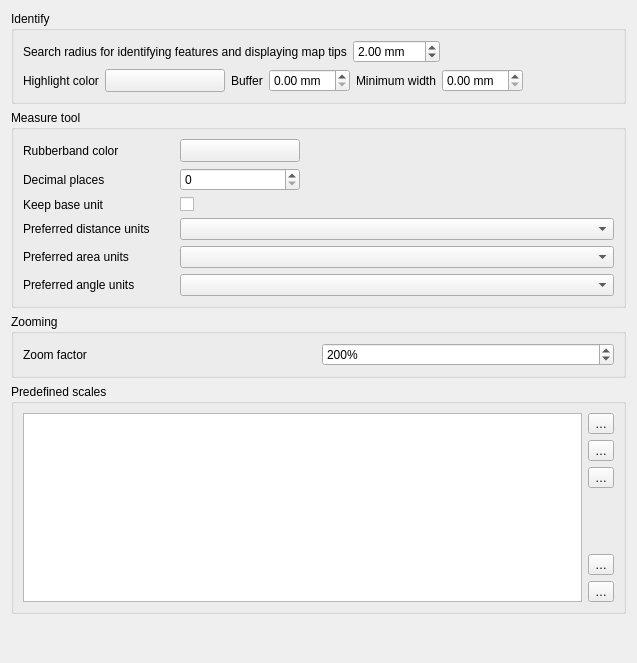
             <widget class="QWidget" name="mOptionsScrollAreaContents_05">
              <property name="geometry">
               <rect>
                <x>0</x>
                <y>0</y>
                <width>637</width>
                <height>663</height>
               </rect>
              </property>
              <layout class="QVBoxLayout" name="verticalLayout_30">
               <item>
                <widget class="QgsCollapsibleGroupBox" name="mIdentifyGroupBox">
                 <property name="title">
                  <string>Identify</string>
                 </property>
                 <layout class="QVBoxLayout" name="verticalLayout_37">
                  <item>
                   <layout class="QHBoxLayout" name="mIdentifyRadiusHorizontalLayout">
                    <item>
                     <widget class="QLabel" name="textLabel1_3">
                      <property name="text">
                       <string>Search radius for identifying features and displaying map tips</string>
                      </property>
                     </widget>
                    </item>
                    <item>
                     <widget class="QDoubleSpinBox" name="spinBoxIdentifyValue">
                      <property name="suffix">
                       <string> mm</string>
                      </property>
                      <property name="maximum">
                       <double>100.000000000000000</double>
                      </property>
                      <property name="singleStep">
                       <double>1.000000000000000</double>
                      </property>
                      <property name="value">
                       <double>2.000000000000000</double>
                      </property>
                     </widget>
                    </item>
                    <item>
                     <spacer name="horizontalSpacer_44">
                      <property name="orientation">
                       <enum>Qt::Horizontal</enum>
                      </property>
                      <property name="sizeHint" stdset="0">
                       <size>
                        <width>40</width>
                        <height>20</height>
                       </size>
                      </property>
                     </spacer>
                    </item>
                   </layout>
                  </item>
                  <item>
                   <layout class="QHBoxLayout" name="mIdentifyHighlightHorizontalLayout">
                    <item>
                     <widget class="QLabel" name="mIdentifyHighlighColorLabel">
                      <property name="text">
                       <string>Highlight color</string>
                      </property>
                     </widget>
                    </item>
                    <item>
                     <widget class="QgsColorButton" name="mIdentifyHighlightColorButton">
                      <property name="sizePolicy">
                       <sizepolicy hsizetype="Fixed" vsizetype="Fixed">
                        <horstretch>0</horstretch>
                        <verstretch>0</verstretch>
                       </sizepolicy>
                      </property>
                      <property name="minimumSize">
                       <size>
                        <width>120</width>
                        <height>0</height>
                       </size>
                      </property>
                      <property name="maximumSize">
                       <size>
                        <width>120</width>
                        <height>16777215</height>
                       </size>
                      </property>
                      <property name="toolTip">
                       <string>&lt;html&gt;&lt;head/&gt;&lt;body&gt;&lt;p&gt;The color used to highlight identified feature. The alpha channel is only used for polygons fill, lines and outlines are fully opaque.&lt;/p&gt;&lt;/body&gt;&lt;/html&gt;</string>
                      </property>
                      <property name="text">
                       <string/>
                      </property>
                     </widget>
                    </item>
                    <item>
                     <widget class="QLabel" name="mIdentifyHighlightBufferLabel">
                      <property name="toolTip">
                       <string/>
                      </property>
                      <property name="text">
                       <string>Buffer</string>
                      </property>
                     </widget>
                    </item>
                    <item>
                     <widget class="QDoubleSpinBox" name="mIdentifyHighlightBufferSpinBox">
                      <property name="toolTip">
                       <string>Lines / outlines buffer in millimeters.</string>
                      </property>
                      <property name="suffix">
                       <string> mm</string>
                      </property>
                     </widget>
                    </item>
                    <item>
                     <widget class="QLabel" name="mIdentifyHighlightMinWidthLabel">
                      <property name="toolTip">
                       <string/>
                      </property>
                      <property name="text">
                       <string>Minimum width</string>
                      </property>
                     </widget>
                    </item>
                    <item>
                     <widget class="QDoubleSpinBox" name="mIdentifyHighlightMinWidthSpinBox">
                      <property name="toolTip">
                       <string>Minimum line / stroke width in millimeters.</string>
                      </property>
                      <property name="suffix">
                       <string> mm</string>
                      </property>
                     </widget>
                    </item>
                    <item>
                     <spacer name="horizontalSpacer_45">
                      <property name="orientation">
                       <enum>Qt::Horizontal</enum>
                      </property>
                      <property name="sizeHint" stdset="0">
                       <size>
                        <width>40</width>
                        <height>20</height>
                       </size>
                      </property>
                     </spacer>
                    </item>
                   </layout>
                  </item>
                 </layout>
                </widget>
               </item>
               <item>
                <widget class="QgsCollapsibleGroupBox" name="groupBox_6">
                 <property name="title">
                  <string>Measure tool</string>
                 </property>
                 <layout class="QGridLayout" name="gridLayout_21">
                  <item row="3" column="0">
                   <widget class="QLabel" name="textLabel1_11">
                    <property name="text">
                     <string>Preferred distance units</string>
                    </property>
                   </widget>
                  </item>
                  <item row="4" column="1" colspan="3">
                   <widget class="QComboBox" name="mAreaUnitsComboBox"/>
                  </item>
                  <item row="3" column="1" colspan="3">
                   <widget class="QComboBox" name="mDistanceUnitsComboBox"/>
                  </item>
                  <item row="2" column="0">
                   <widget class="QLabel" name="label_13">
                    <property name="toolTip">
                     <string>If unchecked large numbers will be converted from m. to km. and from ft. to miles</string>
                    </property>
                    <property name="text">
                     <string>Keep base unit</string>
                    </property>
                   </widget>
                  </item>
                  <item row="1" column="1">
                   <widget class="QSpinBox" name="mDecimalPlacesSpinBox"/>
                  </item>
                  <item row="1" column="0">
                   <widget class="QLabel" name="label_12">
                    <property name="text">
                     <string>Decimal places</string>
                    </property>
                   </widget>
                  </item>
                  <item row="0" column="0">
                   <widget class="QLabel" name="textLabel1_10">
                    <property name="text">
                     <string>Rubberband color</string>
                    </property>
                   </widget>
                  </item>
                  <item row="0" column="2" colspan="2">
                   <spacer>
                    <property name="orientation">
                     <enum>Qt::Horizontal</enum>
                    </property>
                    <property name="sizeHint" stdset="0">
                     <size>
                      <width>191</width>
                      <height>20</height>
                     </size>
                    </property>
                   </spacer>
                  </item>
                  <item row="4" column="0">
                   <widget class="QLabel" name="textLabel1_14">
                    <property name="text">
                     <string>Preferred area units</string>
                    </property>
                   </widget>
                  </item>
                  <item row="2" column="1">
                   <widget class="QCheckBox" name="mKeepBaseUnitCheckBox">
                    <property name="text">
                     <string/>
                    </property>
                   </widget>
                  </item>
                  <item row="5" column="0">
                   <widget class="QLabel" name="mAngleUnitsLabel">
                    <property name="text">
                     <string>Preferred angle units</string>
                    </property>
                   </widget>
                  </item>
                  <item row="5" column="1" colspan="3">
                   <widget class="QComboBox" name="mAngleUnitsComboBox"/>
                  </item>
                  <item row="0" column="1">
                   <widget class="QgsColorButton" name="pbnMeasureColor">
                    <property name="sizePolicy">
                     <sizepolicy hsizetype="Fixed" vsizetype="Fixed">
                      <horstretch>0</horstretch>
                      <verstretch>0</verstretch>
                     </sizepolicy>
                    </property>
                    <property name="minimumSize">
                     <size>
                      <width>120</width>
                      <height>0</height>
                     </size>
                    </property>
                    <property name="maximumSize">
                     <size>
                      <width>120</width>
                      <height>16777215</height>
                     </size>
                    </property>
                    <property name="text">
                     <string/>
                    </property>
                   </widget>
                  </item>
                 </layout>
                </widget>
               </item>
               <item>
                <widget class="QgsCollapsibleGroupBox" name="groupBox_10">
                 <property name="title">
                  <string>Zooming</string>
                 </property>
                 <layout class="QGridLayout" name="_8">
                  <item row="0" column="0">
                   <widget class="QLabel" name="label_3">
                    <property name="text">
                     <string>Zoom factor</string>
                    </property>
                   </widget>
                  </item>
                  <item row="0" column="1">
                   <widget class="QgsSpinBox" name="spinZoomFactor">
                    <property name="toolTip">
                     <string>Specifies the change in zoom level with each move of the mouse wheel.
The bigger the number, the faster zooming with the mouse wheel will be.</string>
                    </property>
                    <property name="suffix">
                     <string>%</string>
                    </property>
                    <property name="minimum">
                     <number>100</number>
                    </property>
                    <property name="maximum">
                     <number>999999999</number>
                    </property>
                    <property name="singleStep">
                     <number>100</number>
                    </property>
                    <property name="value">
                     <number>200</number>
                    </property>
                    <property name="showClearButton" stdset="0">
                     <bool>true</bool>
                    </property>
                   </widget>
                  </item>
                 </layout>
                </widget>
               </item>
               <item>
                <widget class="QgsCollapsibleGroupBox" name="groupBox_15">
                 <property name="title">
                  <string>Predefined scales</string>
                 </property>
                 <layout class="QGridLayout" name="gridLayout_26">
                  <item row="0" column="0">
                   <widget class="QListWidget" name="mListGlobalScales"/>
                  </item>
                  <item row="0" column="1">
                   <layout class="QVBoxLayout" name="verticalLayout_13">
                    <item>
                     <widget class="QToolButton" name="pbnAddScale">
                      <property name="toolTip">
                       <string>Add predefined scale</string>
                      </property>
                      <property name="text">
                       <string>…</string>
                      </property>
                      <property name="icon">
                       <iconset resource="../../images/images.qrc">
                        <normaloff>:/images/themes/default/symbologyAdd.svg</normaloff>:/images/themes/default/symbologyAdd.svg</iconset>
                      </property>
                     </widget>
                    </item>
                    <item>
                     <widget class="QToolButton" name="pbnRemoveScale">
                      <property name="toolTip">
                       <string>Remove selected</string>
                      </property>
                      <property name="text">
                       <string>…</string>
                      </property>
                      <property name="icon">
                       <iconset resource="../../images/images.qrc">
                        <normaloff>:/images/themes/default/symbologyRemove.svg</normaloff>:/images/themes/default/symbologyRemove.svg</iconset>
                      </property>
                     </widget>
                    </item>
                    <item>
                     <widget class="QToolButton" name="pbnDefaultScaleValues">
                      <property name="toolTip">
                       <string>Reset to default scales</string>
                      </property>
                      <property name="text">
                       <string>…</string>
                      </property>
                      <property name="icon">
                       <iconset resource="../../images/images.qrc">
                        <normaloff>:/images/themes/default/mActionUndo.svg</normaloff>:/images/themes/default/mActionUndo.svg</iconset>
                      </property>
                     </widget>
                    </item>
                    <item>
                     <spacer name="verticalSpacer_7">
                      <property name="orientation">
                       <enum>Qt::Vertical</enum>
                      </property>
                      <property name="sizeHint" stdset="0">
                       <size>
                        <width>20</width>
                        <height>40</height>
                       </size>
                      </property>
                     </spacer>
                    </item>
                    <item>
                     <widget class="QToolButton" name="pbnImportScales">
                      <property name="toolTip">
                       <string>Import from file</string>
                      </property>
                      <property name="text">
                       <string>…</string>
                      </property>
                      <property name="icon">
                       <iconset resource="../../images/images.qrc">
                        <normaloff>:/images/themes/default/mActionFileOpen.svg</normaloff>:/images/themes/default/mActionFileOpen.svg</iconset>
                      </property>
                     </widget>
                    </item>
                    <item>
                     <widget class="QToolButton" name="pbnExportScales">
                      <property name="toolTip">
                       <string>Export to file</string>
                      </property>
                      <property name="text">
                       <string>…</string>
                      </property>
                      <property name="icon">
                       <iconset resource="../../images/images.qrc">
                        <normaloff>:/images/themes/default/mActionFileSave.svg</normaloff>:/images/themes/default/mActionFileSave.svg</iconset>
                      </property>
                     </widget>
                    </item>
                   </layout>
                  </item>
                 </layout>
                </widget>
               </item>
               <item>
                <spacer name="verticalSpacer_3">
                 <property name="orientation">
                  <enum>Qt::Vertical</enum>
                 </property>
                 <property name="sizeHint" stdset="0">
                  <size>
                   <width>20</width>
                   <height>40</height>
                  </size>
                 </property>
                </spacer>
               </item>
              </layout>
             </widget>
